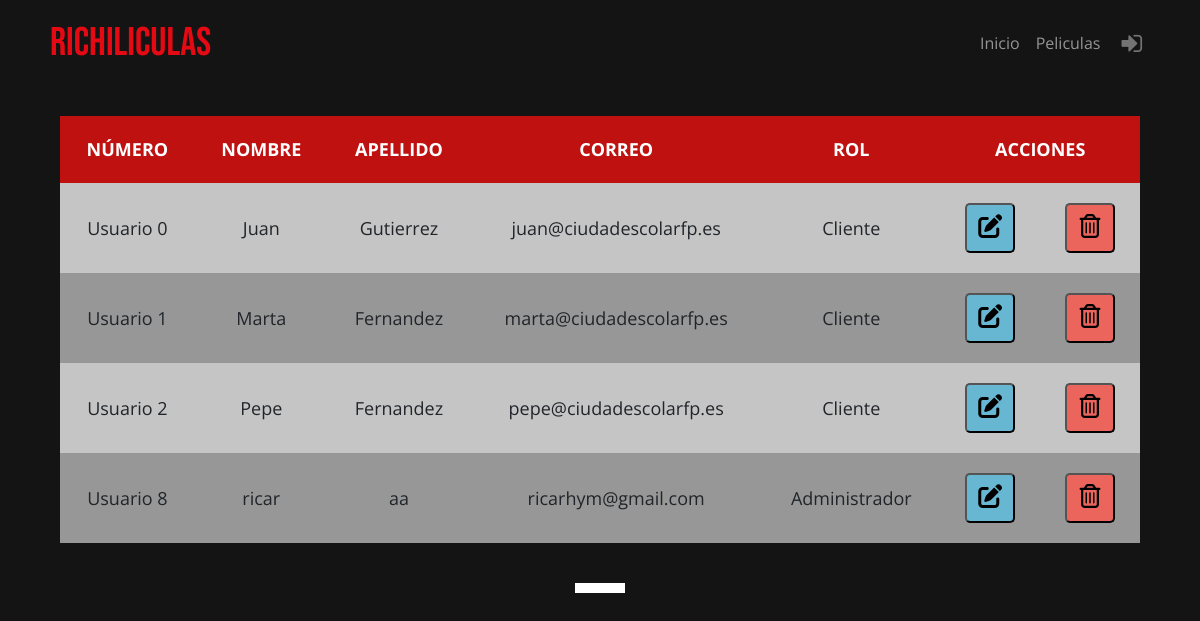
/controlador/admin/controlador_admin_usuarios.php, run on the app's committed database.
### tables this page shows
CREATE TABLE `usuario` (
  `id_usuario` smallint(6) NOT NULL,
  `nombre` varchar(30) DEFAULT NULL,
  `apellido` varchar(30) DEFAULT NULL,
  `correo` varchar(50) DEFAULT NULL,
  `contrasena` char(64) DEFAULT NULL,
  `rol` enum('Cliente','Empleado','Administrador') NOT NULL
);

### modelo/conexion.php (called while the page is built)
<?php
class Conexion
{
    private $servidor = "localhost";
    private $usuario = "root";
    private $clave = "";
    private $dbname = "cine";
    function conex()
    {
        try {
            return new PDO("mysql:host=$this->servidor;dbname=$this->dbname;charset=utf8", $this->usuario, $this->clave);
        } catch (PDOException $e) {
            return "Error" . $e->getMessage();
        }
    }
}
?>

### modelo/paginacion.php (called while the page is built, shortened)
<?php
include_once("conexion.php");
class Paginacion extends Conexion
{
    private $resultadoporpag;
    private $indice;
    private $totalpag;
    private $conexion;
    private $tabla;
    function __construct($resultadoporpag, $tabla)
    {
        $this->tabla = $tabla;
        $this->conexion = parent::conex();
        $this->resultadoporpag = $resultadoporpag;
        $this->indice = 0;
        $this->conexion = parent::conex();
        $this->calcularPag();
    }
    function calcularPag()
    {
        if ($this->tabla == 'pelicula' || $this->tabla == 'pelicula_admin') {
            $stmt = $this->conexion->prepare("SELECT COUNT(DISTINCT pelicula.id_pelicula) as total FROM pelicula;");
        } elseif ($this->tabla == 'sala') {
            $stmt = $this->conexion->prepare("SELECT COUNT(DISTINCT sala.id_sala) as total FROM sala;");
        }elseif ($this->tabla == 'usuario') {
            $stmt = $this->conexion->prepare("SELECT COUNT(DISTINCT usuario.id_usuario) as total FROM usuario;");
        }elseif ($this->tabla == 'entradas') {
            $stmt = $this->conexion->prepare("SELECT COUNT(DISTINCT reserva.id_reserva) as total FROM reserva;");
        }
        $stmt->execute();
        $this->numresultados = $stmt->fetch(PDO::FETCH_OBJ)->total;
        $this->totalpag = $this->numresultados / $this->resultadoporpag;
    }
    function mostrar()
    {
        try {
            if ($this->tabla == 'pelicula' || $this->tabla == 'pelicula_admin') {
                $stmt = $this->conexion->prepare("SELECT DISTINCT id_pelicula, nombre,imagen,sinopsis,duracion, url, clasificacion,categoria, fecha_estreno FROM pelicula ORDER BY fecha_estreno DESC, id_pelicula ASC LIMIT $this->indice, $this->resultadoporpag;");
            } elseif ($this->tabla == 'sala') {
                $stmt = $this->conexion->prepare("SELECT DISTINCT id_sala,descripcion,capacidad,habilitada,luxury FROM sala ORDER BY id_sala LIMIT $this->indice, $this->resultadoporpag;");
            } elseif ($this->tabla == 'usuario') {
                $stmt = $this->conexion->prepare("SELECT DISTINCT id_usuario,nombre,apellido,correo,contrasena,rol FROM usuario ORDER BY id_usuario LIMIT $this->indice, $this->resultadoporpag;");
            }
            $stmt->execute();
            $registroarray = $stmt->fetchAll(PDO::FETCH_ASSOC);
            return $registroarray;
        } catch (PDOException $e) {
            echo "Error" . $e->getMessage();
        }
    }
    function numeritos()
    {
        $array = array();
        for ($i = 0; $i < $this->totalpag; $i++) {
            $array[] = $i + 1;
        }
        return $array;
    }
}

### vista/usuario/usuario_admin.php (the view, shortened to what this page needs)
<!DOCTYPE html>
<html lang="en">
<head>
    <link rel="stylesheet" href="vista/css/tablasAdmin.css">
    <link rel="stylesheet" href="vista/css/estilos.css">
    <link href="https://cdn.jsdelivr.net/npm/bootstrap@5.3.0-alpha1/dist/css/bootstrap.min.css" rel="stylesheet">
</head>
<body>
    <?php
    include "vista/menu.php";
    ?>
    <table id='table'>
        <tr id='titulo'>
            <th>NÚMERO</th>
            <th>NOMBRE</th>
            <th>APELLIDO</th>
            <th>CORREO</th>
            <th>ROL</th>
            <th colspan="2">ACCIONES</th>
        </tr>
        <?php
        foreach ($arrayusuariopaginado as $row) {
        ?>
            <tr>
                <td data-titulo='Número'><?php echo 'Usuario ' . $row['id_usuario'] - 1 ?></td>
                <td data-titulo='Nombre'><?php echo $row['nombre'] ?></td>
                <td data-titulo='Apellido'><?php echo $row['apellido'] ?></td>
                <td data-titulo='Correo'><?php echo $row['correo'] ?></td>
                <td data-titulo='Rol'><?php echo $row['rol'] ?></td>
                <td>
                    <form method="post" action="index.php">
                        <button class="edit" name="editar_usuario_admin" title="Editar"><i class='fas fa-edit' style='font-size:24px'></i></button>
                    </form>
                </td>
                <td>
                    <form method="post" action="index.php">
                        <button class="trash" name="borrar_usuario_admin" title="Borrar"><i class='far fa-trash-alt' style='font-size:24px'></i></button>
                    </form>
                </td>
            </tr>
        <?php
        }
        ?>
    </table>
    <div id='contain'>
        <div id='dentro' style="margin-top: 0px; margin-bottom:40px">
            <?php
            foreach ($num_usuario as $a) {
                if (isset($_GET["pagina_usuario"])) {
                    if ($_GET["pagina_usuario"] == $a) {
            ?>
                        <a href='?pagina_usuario=<?= ($a) ?>'>
                            <div id='colorea' class='dentro'></div>
                        </a>
                    <?php
                    } else {
                    ?>
                        <a href='?pagina_usuario=<?= ($a) ?>'>
                            <div class='dentro'></div>
                        </a>
                    <?php
                    }
                } else {
                    if ($a == 1) {
                    ?>
                        <a href='?pagina_usuario=<?= ($a) ?>'>
                            <div id='colorea' class='dentro'></div>
                        </a>
                    <?php
                    } else {
                    ?>
                        <a href='?pagina_usuario=<?= ($a) ?>'>
                            <div class='dentro'></div>
                        </a>
            <?php
                    }
                }
            }
            ?>
        </div>
    </div>
</body>
</html>

### vista/css/tablasAdmin.css (style rules this page uses)
table { background-color: white; text-align: center; border-collapse: collapse; margin: 0 auto; font-size: 18px; width: 90%; margin-top: 30px; }
th, td { padding: 20px; }
th { background-color: #c01111; border-bottom: solid 5px #0F362D; color: white; }
tr:nth-child(even) { background-color: #c5c5c5; }
tr:nth-child(odd) { background-color: rgb(151, 151, 151); }
button.edit { background-color: #67b7d2; border-radius: 5px; width: 50px; height: 50px; }
button.trash { background-color: #ec655c; border-radius: 5px; width: 50px; height: 50px; }

### vista/css/estilos.css (style rules this page uses)
:root { --rojo: #E50914; --fondo: #141414; }
* { margin: 0; padding: 0; box-sizing: border-box; }
body { background: var(--fondo); font-family: 'Open Sans', sans-serif; }
#contain { margin-top: 40px; background-color: transparent; display: flex; justify-content: center; align-items: center; }
#dentro { background-color: transparent; position: relative; width: 50%; margin: 0; display: flex; justify-content: center; align-items: center; gap: 20px 20px; flex-wrap: wrap; }
#dentro a { text-decoration: none; }
.dentro { background-color: #737373; color: white; width: 50px; height:10px; display: flex; text-align: center; justify-content: center; align-items: center; }
#colorea { background-color: white; color: white; font-weight: bold; }

### data on the page
usuario: $row['id_usuario']-1 "0", nombre "Juan", apellido "Gutierrez", correo "juan@ciudadescolarfp.es", rol "Cliente"
usuario: $row['id_usuario']-1 "1", nombre "Marta", apellido "Fernandez", correo "marta@ciudadescolarfp.es", rol "Cliente"
usuario: $row['id_usuario']-1 "2", nombre "Pepe", apellido "Fernandez", correo "pepe@ciudadescolarfp.es", rol "Cliente"
usuario: $row['id_usuario']-1 "8", nombre "ricar", apellido "aa", correo "ricarhym@gmail.com", rol "Administrador"
